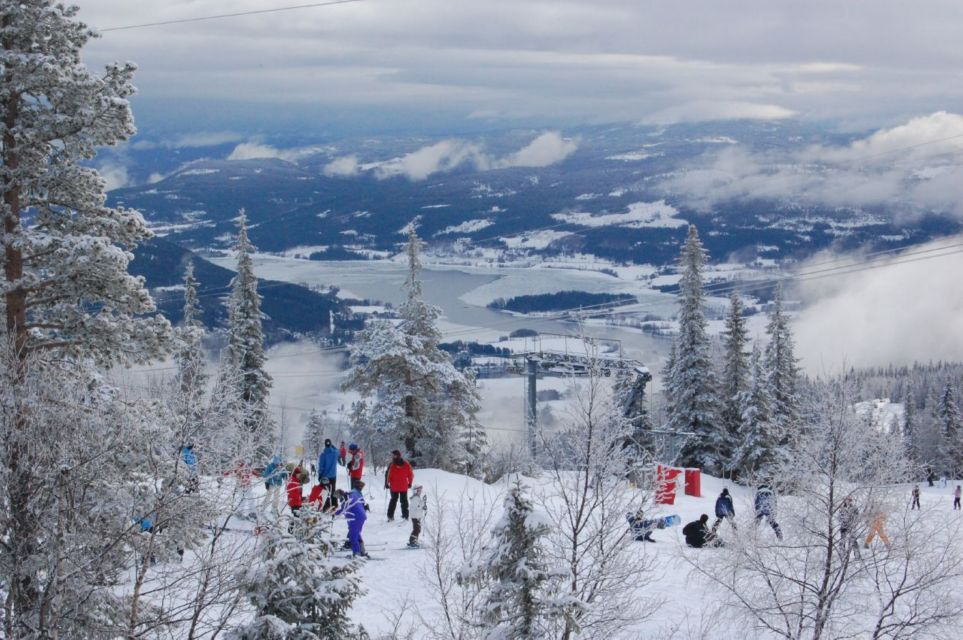
//> input picture qtbase-opensource-src-5.15.18+dfsg/examples/embedded/styleexample/files/nature_1.jpg, 963 x 640 px
$ ./HStreamUiVisualVerifier ../../../qtbase-opensource-src-5.15.18+dfsg/examples/embedded/styleexample/files/nature_1.jpg ../../../qtbase-opensource-src-5.15.18+dfsg/examples/embedded/styleexample/files/nature_1.jpg ../../../qtbase-opensource-src-5.15.18+dfsg/examples/embedded/styleexample/files/   (built with g++ and OpenCV 4)
//> lines starting //> are read from the running program, lines starting //| are printed output that depends on the picture; after the words box and inside, x2 and y2 are one past the last pixel; in counts of white or black regions, pixels touching at a corner belong together
#include <opencv2/calib3d.hpp>
#include <opencv2/features2d.hpp>
#include <opencv2/imgcodecs.hpp>
#include <opencv2/imgproc.hpp>
#include <opencv2/videoio.hpp>

#include <algorithm>
#include <cmath>
#include <cstdlib>
#include <filesystem>
#include <fstream>
#include <iostream>
#include <sstream>
#include <string>
#include <vector>

namespace fs = std::filesystem;

namespace {

struct VisualMatchResult {
  double pixel_aspect_numerator = 0;
  double pixel_aspect_denominator = 0;
  int panorama_keypoints = 0;
  int frame_keypoints = 0;
  int ratio_matches = 0;
  int homography_inliers = 0;
  double inlier_fraction = 0.0;
  double sampled_video_second = 0.0;
  cv::Mat frame;
  cv::Mat match_visualization;
};

cv::Mat scaled_for_match(const cv::Mat& image, int max_dimension = 1600) {
  const int largest = std::max(image.cols, image.rows);
  if (largest <= max_dimension) {
    return image.clone();
  }
  const double scale = static_cast<double>(max_dimension) / largest;
  cv::Mat scaled;
  cv::resize(image, scaled, {}, scale, scale, cv::INTER_AREA);
  return scaled;
}

VisualMatchResult compare_video_to_panorama(const fs::path& video_path, const fs::path& panorama_path) {
  VisualMatchResult best;
  ::setenv("OPENCV_FFMPEG_LOGLEVEL", "-8", /*overwrite=*/false);
  const cv::Mat panorama = cv::imread(panorama_path.string(), cv::IMREAD_COLOR);
//> panorama is the input picture: 640 rows x 963 cols, CV_8UC3; mean B, G, R 161.8, 144.6, 135.6
  cv::VideoCapture video(video_path.string());
  if (panorama.empty() || !video.isOpened()) {
    return best;
  }

  best.pixel_aspect_numerator = video.get(cv::CAP_PROP_SAR_NUM);
  best.pixel_aspect_denominator = video.get(cv::CAP_PROP_SAR_DEN);
  const cv::Mat panorama_scaled = scaled_for_match(panorama);
  cv::Mat panorama_gray;
  cv::cvtColor(panorama_scaled, panorama_gray, cv::COLOR_BGR2GRAY);
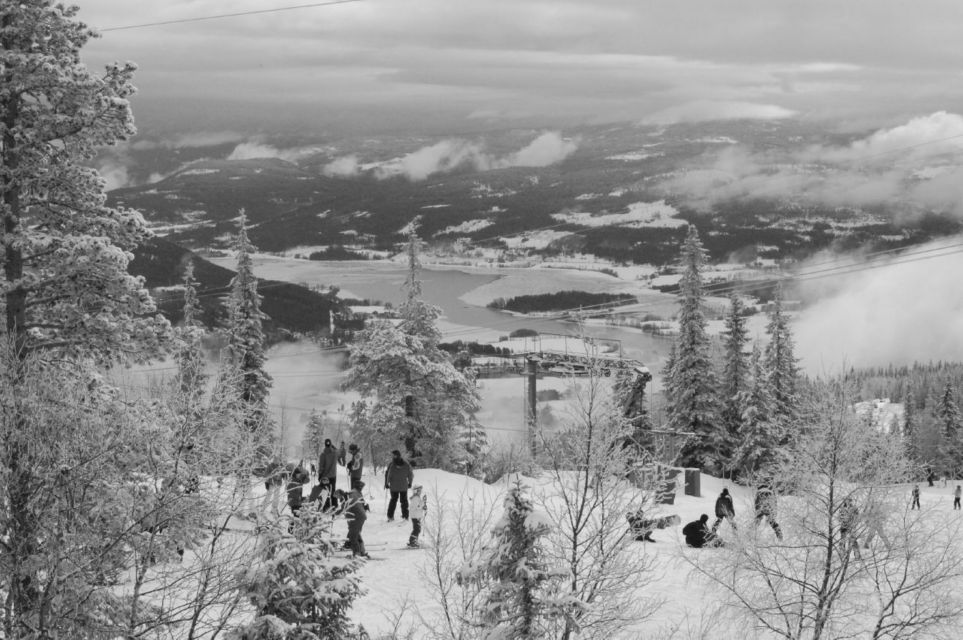
//> panorama_gray: 640 rows x 963 cols, CV_8UC1; min 6, max 239, mean 143.9
  cv::Mat panorama_mask;
  cv::threshold(panorama_gray, panorama_mask, 8, 255, cv::THRESH_BINARY);
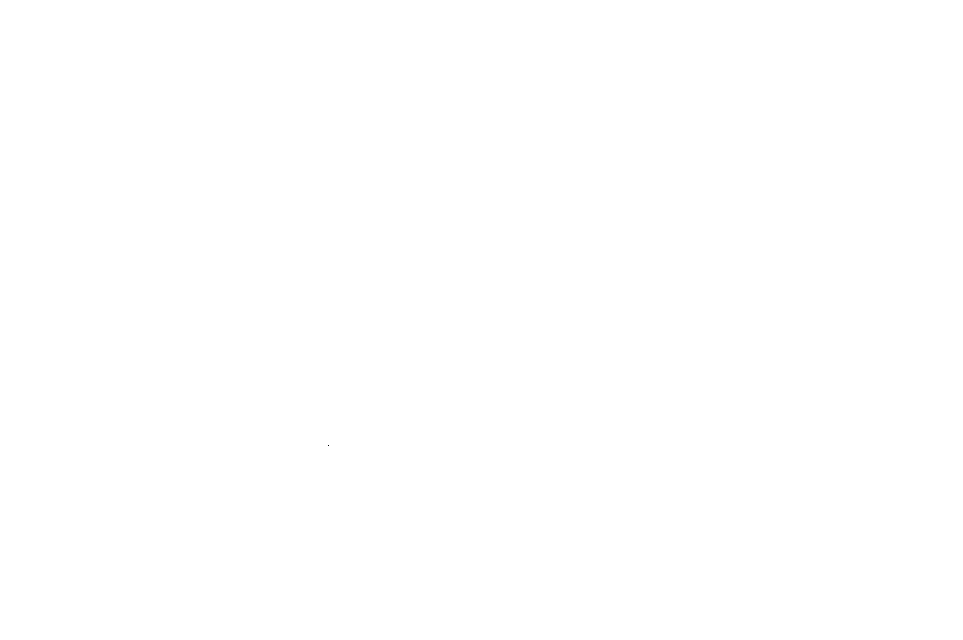
//> panorama_mask: 640 rows x 963 cols, CV_8UC1; 100% white; black in thin lines or dots, all inside (x1, y1, x2, y2) = (328, 445, 329, 446)
  const cv::Ptr<cv::SIFT> detector = cv::SIFT::create(5000);
  std::vector<cv::KeyPoint> panorama_keypoints;
  cv::Mat panorama_descriptors;
  detector->detectAndCompute(panorama_gray, panorama_mask, panorama_keypoints, panorama_descriptors);
//> panorama_keypoints = 5000 keypoints; strongest (x, y, size): (704, 518, 5), (398, 504, 3.6), (390, 514, 5.7), (957, 500, 3.8)
  best.panorama_keypoints = static_cast<int>(panorama_keypoints.size());
//> best.panorama_keypoints = 5000
  if (panorama_descriptors.empty()) {
    return best;
  }

  const double frame_count = video.get(cv::CAP_PROP_FRAME_COUNT);
  const double fps = video.get(cv::CAP_PROP_FPS);
  auto consider_frame = [&](const cv::Mat& frame, double sampled_frame) {
    const cv::Mat frame_scaled = scaled_for_match(frame);
    cv::Mat frame_gray;
    cv::cvtColor(frame_scaled, frame_gray, cv::COLOR_BGR2GRAY);
    cv::Scalar mean;
    cv::Scalar deviation;
    cv::meanStdDev(frame_gray, mean, deviation);
    if (deviation[0] < 5.0) {
      return;
    }
    std::vector<cv::KeyPoint> frame_keypoints;
    cv::Mat frame_descriptors;
    detector->detectAndCompute(frame_gray, cv::noArray(), frame_keypoints, frame_descriptors);
    if (frame_descriptors.empty()) {
      return;
    }

    std::vector<std::vector<cv::DMatch>> neighbors;
    cv::BFMatcher(cv::NORM_L2).knnMatch(frame_descriptors, panorama_descriptors, neighbors, 2);
    std::vector<cv::DMatch> ratio_matches;
    for (const auto& pair : neighbors) {
      if (pair.size() == 2 && pair[0].distance < 0.75f * pair[1].distance) {
        ratio_matches.push_back(pair[0]);
      }
    }

    std::vector<unsigned char> inlier_mask;
    int inliers = 0;
    if (ratio_matches.size() >= 4) {
      std::vector<cv::Point2f> frame_points;
      std::vector<cv::Point2f> panorama_points;
      frame_points.reserve(ratio_matches.size());
      panorama_points.reserve(ratio_matches.size());
      for (const cv::DMatch& match : ratio_matches) {
        frame_points.push_back(frame_keypoints[match.queryIdx].pt);
        panorama_points.push_back(panorama_keypoints[match.trainIdx].pt);
      }
      cv::findHomography(frame_points, panorama_points, cv::RANSAC, 5.0, inlier_mask);
      inliers = static_cast<int>(std::count(inlier_mask.begin(), inlier_mask.end(), static_cast<unsigned char>(1)));
    }
    const double inlier_fraction = ratio_matches.empty() ? 0.0 : static_cast<double>(inliers) / ratio_matches.size();
    const double candidate_score = inliers * inlier_fraction;
    const double best_score = best.homography_inliers * best.inlier_fraction;
    if (candidate_score <= best_score) {
      return;
    }

    best.frame = frame;
    best.frame_keypoints = static_cast<int>(frame_keypoints.size());
    best.ratio_matches = static_cast<int>(ratio_matches.size());
    best.homography_inliers = inliers;
    best.inlier_fraction = inlier_fraction;
    best.sampled_video_second = fps > 0.0 ? sampled_frame / fps : 0.0;

    std::vector<cv::DMatch> inlier_matches;
    for (size_t i = 0; i < ratio_matches.size() && inlier_matches.size() < 100; ++i) {
      if (i < inlier_mask.size() && inlier_mask[i]) {
        inlier_matches.push_back(ratio_matches[i]);
      }
    }
    cv::drawMatches(
        frame_scaled,
        frame_keypoints,
        panorama_scaled,
        panorama_keypoints,
        inlier_matches,
        best.match_visualization,
        cv::Scalar::all(-1),
        cv::Scalar::all(-1),
        {},
        cv::DrawMatchesFlags::NOT_DRAW_SINGLE_POINTS);
  };
//> best.match_visualization = empty

  // Container metadata can advertise the audio duration even when a short UI
  // smoke run has only encoded the first few video seconds. Try ordinary
  // fractional seeks first, then always scan the early decoded video at
  // half-second intervals. The latter also covers OpenCV/FFmpeg builds that
  // report CAP_PROP_FRAME_COUNT as zero or cannot seek this HEVC Matroska
  // stream accurately.
  for (double fraction : {0.15, 0.5, 0.85}) {
    if (frame_count <= 1) {
      break;
    }
    video.set(cv::CAP_PROP_POS_FRAMES, std::floor((frame_count - 1) * fraction));
    cv::Mat frame;
    if (!video.read(frame) || frame.empty()) {
      continue;
    }
    consider_frame(frame, std::max(0.0, video.get(cv::CAP_PROP_POS_FRAMES) - 1.0));
  }

  video.release();
  video.open(video_path.string());
  if (video.isOpened()) {
    const int sample_stride = std::max(1, static_cast<int>(std::round(fps > 0.0 ? fps / 2.0 : 15.0)));
    const int maximum_frames =
        std::max(sample_stride * 12, static_cast<int>(std::round(fps > 0.0 ? fps * 8.0 : 240.0)));
    for (int frame_index = 0; frame_index < maximum_frames; ++frame_index) {
      cv::Mat frame;
      if (!video.read(frame) || frame.empty()) {
        break;
      }
      if (frame_index % sample_stride == 0) {
        consider_frame(frame, frame_index);
      }
    }
  }
  return best;
}

int minimum_inliers() {
  const char* configured = std::getenv("HSTREAM_UI_E2E_MIN_VISUAL_INLIERS");
  if (!configured || !*configured) {
    return 20;
  }
  try {
    return std::max(1, std::stoi(configured));
  } catch (...) {
    return 20;
  }
}

} // namespace

int main(int argc, char** argv) {
  if (argc != 4) {
    std::cerr << "Usage: " << argv[0] << " VIDEO PANORAMA_TIF ARTIFACT_DIR\n";
    return 2;
  }
  const fs::path video_path(argv[1]);
  const fs::path panorama_path(argv[2]);
  const fs::path artifact_dir(argv[3]);
  std::error_code error;
  fs::create_directories(artifact_dir, error);
  if (error || !fs::is_regular_file(video_path) || !fs::is_regular_file(panorama_path)) {
    std::cerr << "Visual verification inputs are unavailable\n";
    return 2;
  }

  const VisualMatchResult result = compare_video_to_panorama(video_path, panorama_path);
  const bool square_pixels = result.pixel_aspect_numerator == 1 && result.pixel_aspect_denominator == 1;
  const bool passed = square_pixels && result.homography_inliers >= minimum_inliers() && result.inlier_fraction >= 0.35;
  if (!result.frame.empty()) {
    cv::imwrite((artifact_dir / "encoded-frame.jpg").string(), result.frame);
  }
  if (!result.match_visualization.empty()) {
    cv::imwrite((artifact_dir / "panorama-feature-matches.jpg").string(), result.match_visualization);
  }
  const cv::Mat panorama_preview = scaled_for_match(cv::imread(panorama_path.string(), cv::IMREAD_COLOR));
  if (!panorama_preview.empty()) {
    cv::imwrite((artifact_dir / "panorama-reference.jpg").string(), panorama_preview);
  }

  std::ostringstream report;
  report << "pixel_aspect_ratio: " << result.pixel_aspect_numerator << ':' << result.pixel_aspect_denominator << '\n';
  report << "panorama_keypoints: " << result.panorama_keypoints << '\n';
  report << "frame_keypoints: " << result.frame_keypoints << '\n';
  report << "ratio_matches: " << result.ratio_matches << '\n';
  report << "homography_inliers: " << result.homography_inliers << '\n';
  report << "inlier_fraction: " << result.inlier_fraction << '\n';
  report << "sampled_video_second: " << result.sampled_video_second << '\n';
  report << "minimum_inliers: " << minimum_inliers() << '\n';
  report << "visual_match: " << (passed ? "PASS" : "FAIL") << '\n';
  std::ofstream(artifact_dir / "visual-report.txt") << report.str();
  std::cout << report.str();
  return passed ? 0 : 1;
}
